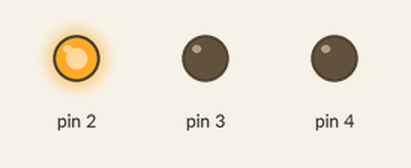
Simulated run of this sketch. Board: Arduino Uno, built with avr-gcc and run on an emulated ATmega328P. Shown: output pins drawn as LEDs (lit = HIGH).

Above: at 2.0 s.
At 10.9 s:
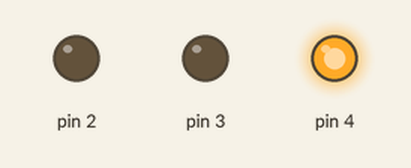
At 17.6 s:
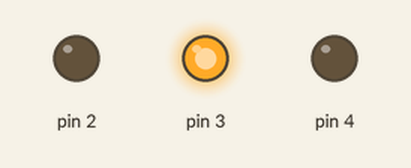
At 27.9 s:
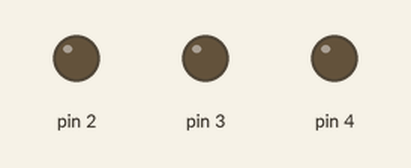
Timing chart, 0 to 28.2 s (numbered marks = the images above):
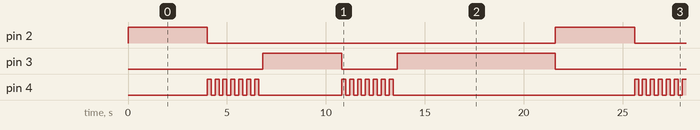

Measured:
- by itself, pin 2: alternates HIGH for 4.0 s and LOW for 17.6 s
- by itself, pin 3: repeats every 21.6 s: LOW 2.8 s, HIGH 8.0 s, LOW 6.8 s, HIGH 4.0 s
- by itself, pin 4: repeats every 21.6 s: HIGH 0.20 s, LOW 4.2 s, 6 × (HIGH 0.20 s, LOW 0.20 s), HIGH 0.20 s, LOW 12.2 s, 6 × (HIGH 0.20 s, LOW 0.20 s)

The sketch:

TrafficLight.ino
```cpp
#define red 1
#define yellow 2
#define green 3
void setup() {
  pinMode(2,OUTPUT);
  pinMode(3,OUTPUT);
  pinMode(4,OUTPUT);
}
void loop() {
    trafficLights(red);
    trafficLights(yellow);
    trafficLights(green);
}
void trafficLights(int light)
{
  switch(light){
  case 1:    digitalWrite(2,HIGH);
             digitalWrite(3,LOW);
             digitalWrite(4,LOW);
             delay(4000);
  case 2:
              for(int i=0;i<7;i++)
              {
              digitalWrite(2,LOW);
              digitalWrite(3,LOW);
              digitalWrite(4,HIGH);
              delay(200);
              digitalWrite(2,LOW);
              digitalWrite(3,LOW);
              digitalWrite(4,LOW);
              delay(200);
              }
  case 3:    digitalWrite(2,LOW);
             digitalWrite(3,HIGH);
             digitalWrite(4,LOW);
             delay(4000);
  break;
  }
}
```
